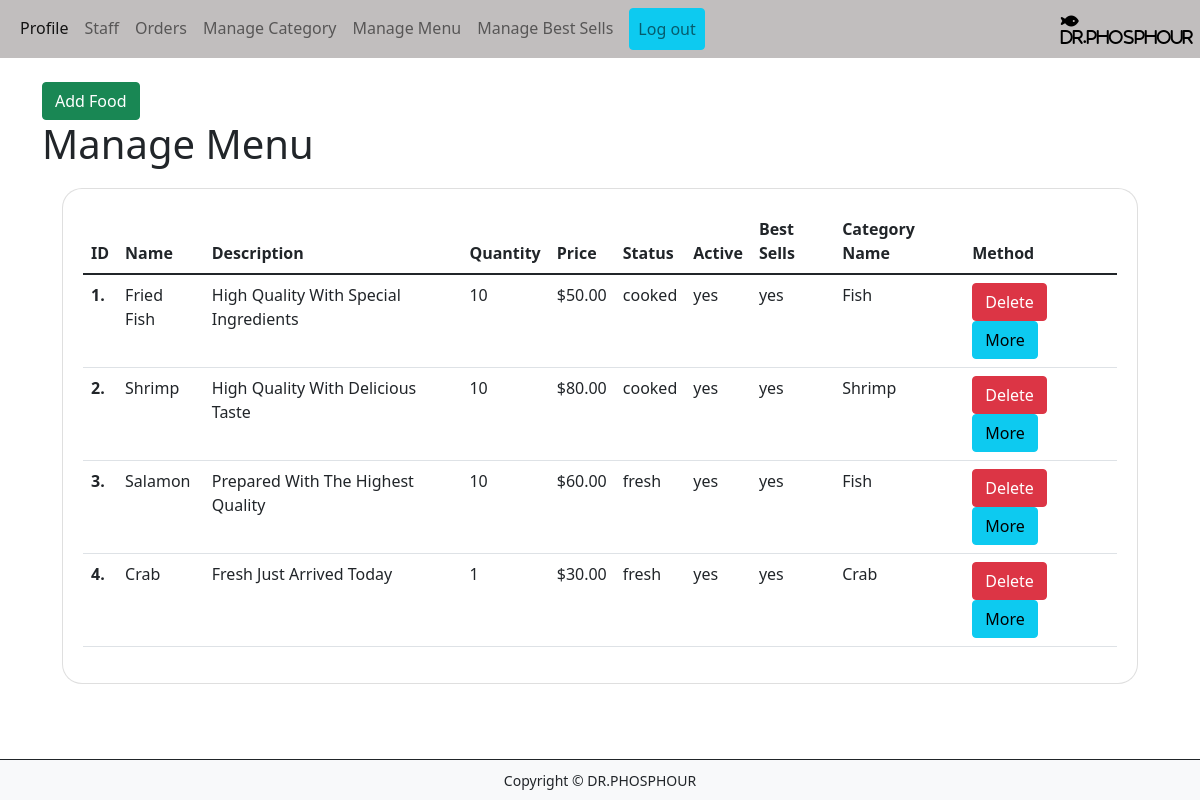
The app's page /control-panel/general-manager/manage-part/manage-menu.php (signed in) with its own data.
### control-panel/general-manager/manage-part/manage-menu.php (the view, shortened to what this page needs)
<!DOCTYPE html>
<html lang="en">
<head>
    <link rel="stylesheet" href="../../css/bootstrap.css">
    <link rel="stylesheet" href="../../made-css/manger.css">
    <?php include('manage-navbar.php'); require('../../../connection.php'); include('../login-check.php'); ?>
</head>
<body>
    <div class="container mt-4">
        <div >
            <button type="button" class="btn btn-success" data-bs-toggle="modal" data-bs-target="#addcategory">
            Add Food
            </button>
        </div>
        <h1>Manage Menu</h1>
        <div class="card">
            <table class="table table-hover">
                <thead>
                    <tr>
                    <th scope="col">ID</th>
                    <th scope="col">Name</th>
                    <th scope="col">Description</th>
                    <th scope="col">Quantity</th>
                    <th scope="col">Price</th>
                    <th scope="col">Status</th>
                    <th scope="col">Active</th>
                    <th scope="col">Best Sells</th>
                    <th scope="col">Category Name</th>
                    <th scope="col">Method</th>
                    </tr>
                </thead>
                <tbody>
                <?php
                    $sql2="SELECT * FROM `menu-tb` WHERE 1";
                    $res2=mysqli_query($conn,$sql2);
                    $count = mysqli_num_rows($res2);
                    $sn =1;
                    if($count > 0)
                    {
                        foreach($res2 as $i)
                        {
                            $id = $i['item-id'];
                            $title = $i['item-name'];
                            $quantity = $i['item-quantity'];
                            $description = $i['item-description'];
                            $price = $i['item-price'];
                            $status = $i['item-status'];
                            $categoryName = $i['category-name'];
                            $active = $i['active'];
                            $best_sells = $i['best-sells'];
                            ?>
                            <tr>
                                <th scope="row"><?php echo $sn++;?>.</th>
                                <td><?php echo $title; ?></td>
                                <td><?php echo $description; ?></td>
                                <td><?php echo $quantity; ?></td>
                                <td>$<?php echo $price; ?></td>
                                <td><?php echo $status; ?></td>
                                <td><?php echo $active; ?></td>
                                <td><?php echo $best_sells; ?></td>
                                <td><?php echo $categoryName; ?></td>
                                <td>
                                    <a href="delete-item.php?item-id=<?php echo $id;?>" type="button" class="btn btn-danger d-print-none">Delete</a> &nbsp
                                    <a type="button" class="btn btn-info">More</a>
                                </td>
                            </tr>
                            <?php
                        }
                    }
                    else
                    {
                        echo "<tr> <td colspan='7' class='text-danger'> Food not Added Yet. </td> </tr>";
                    }
                ?>
            </table>
        </div>
    </div>
    <?php include('../componants/footer.php'); ?>
</body>
</html>

### control-panel/made-css/manger.css (style rules this page uses)
.card { border-radius: 20px; padding: 20px; background-color: white; margin-top: 20px; margin-left: 20px; margin-right: 20px; margin-bottom: 20px; }

### records on screen
menu-tb: value "Fried Fish", value "High Quality With Special Ingredients", value "10", value "50.00", value "cooked", active "yes", value "yes", value "Fish"
menu-tb: value "Shrimp", value "High Quality With Delicious Taste", value "10", value "80.00", value "cooked", active "yes", value "yes"
menu-tb: value "Salamon", value "Prepared With The Highest Quality", value "10", value "60.00", value "fresh", active "yes", value "yes", value "Fish"
menu-tb: value "Crab", value "Fresh Just Arrived Today", value "1", value "30.00", value "fresh", active "yes", value "yes"
